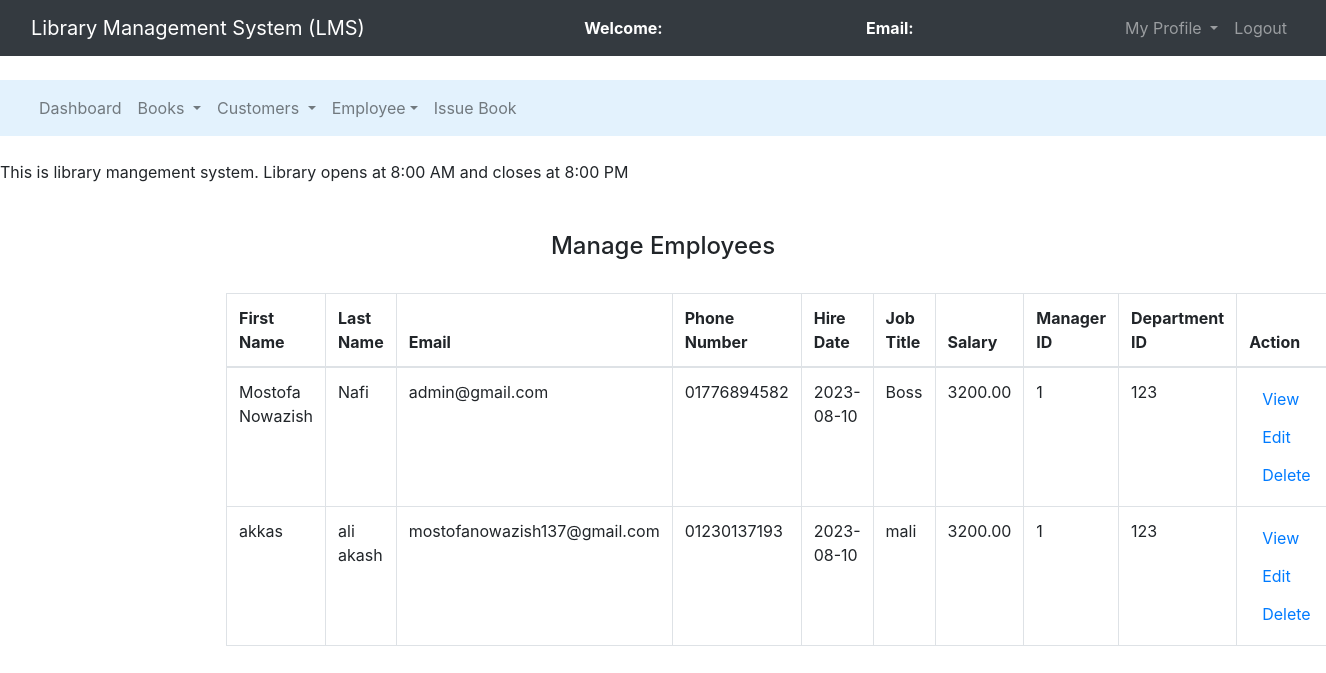
/views/manage_employee.php, run on the app's committed database.
### tables this page shows
CREATE TABLE `employees` (
  `employee_id` int(11) NOT NULL,
  `first_name` varchar(50) DEFAULT NULL,
  `last_name` varchar(50) DEFAULT NULL,
  `email` varchar(100) DEFAULT NULL,
  `phone_number` varchar(20) DEFAULT NULL,
  `hire_date` date DEFAULT NULL,
  `job_title` varchar(50) DEFAULT NULL,
  `salary` decimal(10,2) DEFAULT NULL,
  `manager_id` int(11) DEFAULT NULL,
  `department_id` int(11) DEFAULT NULL
);

### views/manage_employee.php (the view, shortened to what this page needs)
<?php
	$connection = mysqli_connect("localhost:3308", "root", "");
?>
<!DOCTYPE html>
<html>
<head>
	<link rel="stylesheet" type="text/css" href="../assets/css/bootstrap.min.css">
</head>
<body>
<nav class="navbar navbar-expand-lg navbar-dark bg-dark">
		<div class="container-fluid">
			<div class="navbar-header">
				<a class="navbar-brand" href="librarian_dashboard.php">Library Management System (LMS)</a>
			</div>
			<font style="color: white"><span><strong>Welcome: <?php echo $_SESSION['name'];?></strong></span></font>
			<font style="color: white"><span><strong>Email: <?php echo $_SESSION['email'];?></strong></font>
		    <ul class="nav navbar-nav navbar-right">
		      <li class="nav-item dropdown">
	        	<a class="nav-link dropdown-toggle" data-toggle="dropdown">My Profile </a>
		      </li>
		      <li class="nav-item">
		        <a class="nav-link" href="../controllers/logout.php">Logout</a>
		      </li>
		    </ul>
		</div>
	</nav><br>
	<nav class="navbar navbar-expand-lg navbar-light" style="background-color: #e3f2fd">
		<div class="container-fluid">
		    <ul class="nav navbar-nav navbar-center">
		      <li class="nav-item">
		        <a class="nav-link" href="librarian_dashboard.php">Dashboard</a>
		      </li>
		      <li class="nav-item dropdown">
	        	<a class="nav-link dropdown-toggle" data-toggle="dropdown">Books </a>
		      </li>
		      <li class="nav-item dropdown">
	        	<a class="nav-link dropdown-toggle" data-toggle="dropdown">Customers </a>
		      </li>
		      <li class="nav-item dropdown">
	        	<a class="nav-link dropdown-toggle" data-toggle="dropdown">Employee</a>
		      </li>
	          <li class="nav-item">
		        <a class="nav-link" href="issue_book.php">Issue Book</a>
		      </li>
		    </ul>
		</div>
	</nav><br>
	<span><marquee>This is library mangement system. Library opens at 8:00 AM and closes at 8:00 PM</marquee></span><br><br>
	<center><h4>Manage Employees</h4><br></center>
	<div class="row">
		<div class="col-md-2"></div>
		<div class="col-md-8">
			<table class="table table-bordered table-hover">
				<thead>
					<tr>
						<th>First Name</th>
						<th>Last Name</th>
						<th>Email</th>
						<th>Phone Number</th>
						<th>Hire Date</th>
						<th>Job Title</th>
						<th>Salary</th>
						<th>Manager ID</th>
						<th>Department ID</th>
						<th>Action</th>
					</tr>
				</thead>
				<?php
					$query = "SELECT * FROM employees";
					$query_run = mysqli_query($connection, $query);
					while ($row = mysqli_fetch_assoc($query_run)) {
						?>
						<tr>
							<td><?php echo $row['first_name']; ?></td>
							<td><?php echo $row['last_name']; ?></td>
							<td><?php echo $row['email']; ?></td>
							<td><?php echo $row['phone_number']; ?></td>
							<td><?php echo $row['hire_date']; ?></td>
							<td><?php echo $row['job_title']; ?></td>
							<td><?php echo $row['salary']; ?></td>
							<td><?php echo $row['manager_id']; ?></td>
							<td><?php echo $row['department_id']; ?></td>
							<td>
								<button class="btn"><a href="../models/employee.php?eid=<?php echo $row['employee_id']; ?>">View</a></button>
								<button class="btn"><a href="edit_employee.php?eid=<?php echo $row['employee_id']; ?>">Edit</a></button>
								<button class="btn"><a href="../controllers/delete_employee.php?eid=<?php echo $row['employee_id']; ?>">Delete</a></button>
							</td>
						</tr>
						<?php
					}
				?>

### data on the page
employees: first_name "Mostofa Nowazish", last_name "Nafi", email "admin@gmail.com", phone_number "01776894582", hire_date "2023-08-10", job_title "Boss", salary "3200.00", manager "1", department "123"
employees: first_name "akkas", last_name "ali akash", email "mostofanowazish137@gmail.com", phone_number "01230137193", hire_date "2023-08-10", job_title "mali", salary "3200.00", manager "1", department "123"
